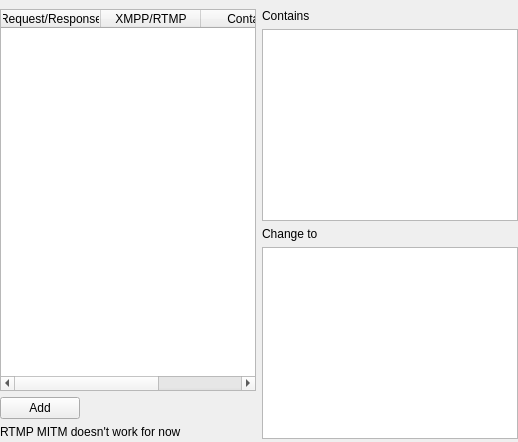
      <widget class="QWidget" name="tab_mitm">
       <attribute name="title">
        <string>MITM</string>
       </attribute>
       <layout class="QHBoxLayout" name="horizontalLayout_7">
        <property name="leftMargin">
         <number>0</number>
        </property>
        <property name="topMargin">
         <number>3</number>
        </property>
        <property name="rightMargin">
         <number>0</number>
        </property>
        <property name="bottomMargin">
         <number>0</number>
        </property>
        <item>
         <layout class="QVBoxLayout" name="verticalLayout_3">
          <property name="leftMargin">
           <number>0</number>
          </property>
          <property name="topMargin">
           <number>6</number>
          </property>
          <property name="rightMargin">
           <number>0</number>
          </property>
          <property name="bottomMargin">
           <number>3</number>
          </property>
          <item>
           <widget class="QTableWidget" name="mitmTableWidget">
            <property name="sizePolicy">
             <sizepolicy hsizetype="MinimumExpanding" vsizetype="Expanding">
              <horstretch>0</horstretch>
              <verstretch>0</verstretch>
             </sizepolicy>
            </property>
            <property name="maximumSize">
             <size>
              <width>394</width>
              <height>16777215</height>
             </size>
            </property>
            <property name="horizontalScrollBarPolicy">
             <enum>Qt::ScrollBarAlwaysOn</enum>
            </property>
            <property name="autoScroll">
             <bool>false</bool>
            </property>
            <property name="autoScrollMargin">
             <number>16</number>
            </property>
            <property name="dragDropOverwriteMode">
             <bool>false</bool>
            </property>
            <property name="selectionMode">
             <enum>QAbstractItemView::SingleSelection</enum>
            </property>
            <property name="selectionBehavior">
             <enum>QAbstractItemView::SelectRows</enum>
            </property>
            <property name="horizontalScrollMode">
             <enum>QAbstractItemView::ScrollPerPixel</enum>
            </property>
            <property name="showGrid">
             <bool>true</bool>
            </property>
            <property name="cornerButtonEnabled">
             <bool>false</bool>
            </property>
            <column>
             <property name="text">
              <string>Request/Response</string>
             </property>
            </column>
            <column>
             <property name="text">
              <string>XMPP/RTMP</string>
             </property>
            </column>
            <column>
             <property name="text">
              <string>Contains</string>
             </property>
            </column>
            <column>
             <property name="text">
              <string>Change to</string>
             </property>
            </column>
           </widget>
          </item>
          <item>
           <widget class="QPushButton" name="mitmAddButton">
            <property name="sizePolicy">
             <sizepolicy hsizetype="Fixed" vsizetype="Minimum">
              <horstretch>0</horstretch>
              <verstretch>0</verstretch>
             </sizepolicy>
            </property>
            <property name="text">
             <string>Add</string>
            </property>
           </widget>
          </item>
          <item>
           <widget class="QLabel" name="label_3">
            <property name="text">
             <string>RTMP MITM doesn't work for now</string>
            </property>
           </widget>
          </item>
         </layout>
        </item>
        <item>
         <layout class="QVBoxLayout" name="mitmLayout">
          <property name="leftMargin">
           <number>0</number>
          </property>
          <property name="topMargin">
           <number>6</number>
          </property>
          <property name="rightMargin">
           <number>0</number>
          </property>
          <property name="bottomMargin">
           <number>3</number>
          </property>
          <item>
           <widget class="QLabel" name="mitmContainsLabel">
            <property name="text">
             <string>Contains</string>
            </property>
           </widget>
          </item>
          <item>
           <widget class="QTextEdit" name="mitmContainsTextEdit">
            <property name="acceptRichText">
             <bool>false</bool>
            </property>
           </widget>
          </item>
          <item>
           <widget class="QLabel" name="mitmChangeLabel">
            <property name="enabled">
             <bool>true</bool>
            </property>
            <property name="text">
             <string>Change to</string>
            </property>
           </widget>
          </item>
          <item>
           <widget class="QTextEdit" name="mitmChangeTextEdit">
            <property name="acceptRichText">
             <bool>false</bool>
            </property>
           </widget>
          </item>
         </layout>
        </item>
       </layout>
      </widget>
